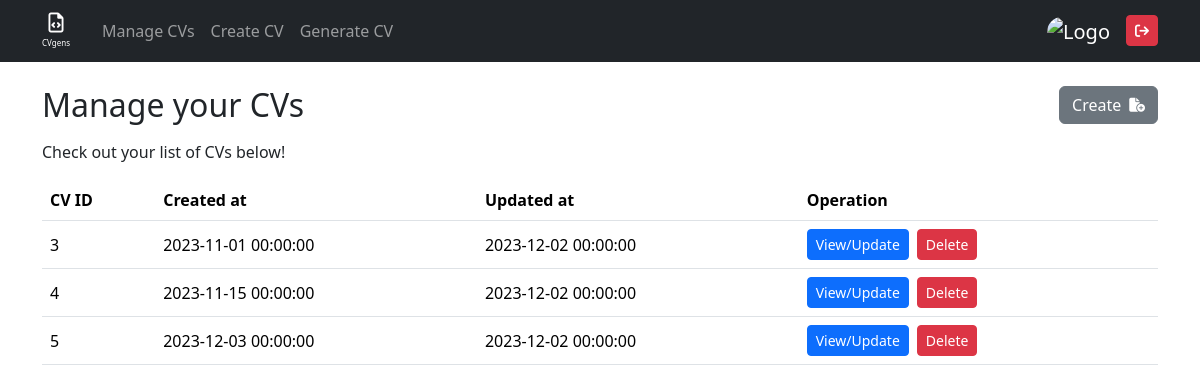
The app's page /index.php?page=manageCVs (signed in) with its own data.
### tables this page shows
CREATE TABLE `cv_management` (
  `cv_id` int(11) NOT NULL,
  `user_id` int(11) NOT NULL,
  `created_date` datetime NOT NULL,
  `updated_date` datetime NOT NULL
);

### pages/manage/manage.php (the view, shortened to what this page needs)
<?php
  if (!isset($_SESSION['user_id'])) {
    include "./pages/error/error401.php";
  } else {
?>
<main class="container my-4">
  <div class="row">
    <div class="col-md d-flex align-items-center">
      <h2 class="mb-0">Manage your CVs</h2>
    </div>
    <div class="col-md d-flex align-items-center justify-content-md-end justify-content-start my-md-0 my-3">
      <a href="./index.php?page=createCV">
        <button type="button" class="btn btn-secondary" id="add-CV">
          <div class="btn-additem d-flex gap-2 align-items-center">
            <p>Create</p>
            <i class="fa-solid fa-file-circle-plus" style="font-size: 14px !important;"></i>
          </div>
        </button>
      </a>
    </div>
  </div>
  <p class="my-3">Check out your list of CVs below!</p>
  <?php
  include_once './db/connect.php';
  $user_id = $_SESSION['user_id'];
  $stmt = $conn->prepare("SELECT * FROM cv_management WHERE user_id = ?");
  $stmt->bind_param("i", $user_id);
  $stmt->execute();
  $result = $stmt->get_result();
?>
  <table class="table table-hover table-responsive">
    <thead>
      <tr>
        <th>CV ID</th>
        <th>Created at</th>
        <th>Updated at</th>
        <th>Operation</th>
      </tr>
    </thead>
    <tbody>
      <?php
  if ($result->num_rows > 0) {
    while ($row = $result->fetch_assoc()) {
?>
      <tr>
        <td class="align-middle"><?php echo $row['cv_id']; ?></td>
        <td class="align-middle"><?php echo $row['created_date']; ?></td>
        <td class="align-middle"><?php echo $row['updated_date']; ?></td>
        <td>
          <div class="d-flex flex-column flex-md-row gap-2">
            <button onclick="window.location.href = 'index.php?page=reviewCV&id=<?php echo $row['cv_id']; ?>'"
              type=" button" class="btn btn-primary btn-sm">View/Update</button>
            <button type="button" class="btn btn-danger btn-sm"
              onclick="deleteCVHandler(<?php echo $user_id; ?>, <?php echo $row['cv_id']; ?>)">Delete</button>
          </div>
        </td>
      </tr>
      <?php
    }
    ?>
    </tbody>
  </table>
  <?php
  } else {
    echo "No rows found for user_id: $user_id";
  }
?>
</main>
<?php
  }
?>

### index.php (shortened to what this page needs)
<!DOCTYPE html>
<html lang="en">
<head>
  <link href="https://cdn.jsdelivr.net/npm/bootstrap@5.3.2/dist/css/bootstrap.min.css" rel="stylesheet" />
  <link rel="stylesheet" href="./styles/global.css" />
  <link rel="stylesheet" href="./style.css" />
</head>
<body>
  <nav class="navbar navbar-expand-sm navbar-dark bg-dark" style="z-index: 2000;">
    <div class="container">
      <a class="navbar-brand me-4" href="./index.php">
        <div class="d-flex flex-column gap-1 align-items-center">
          <i class="fa-regular fa-file-code"></i>
          <p style="font-size: 8px;">CVgens</p>
        </div>
      </a>
      <div class="collapse navbar-collapse" id="mynavbar">
        <ul class="navbar-nav me-auto">
          <li class="nav-item">
            <a class="nav-link" href="./index.php?page=manageCVs">Manage CVs</a>
          </li>
          <li class="nav-item">
            <a class="nav-link" href="./index.php?page=createCV">Create CV</a>
          </li>
          <li class="nav-item">
            <a class="nav-link" href="javascript:void(0)">Generate CV</a>
          </li>
        </ul>
        <?php
          if (isset($_SESSION['user_id'])) {
        ?>
        <div class="d-flex align-items-center gap-3 my-sm-0 mt-2 mb-1">
          <div class="navbar-brand m-0" href="#">
            <img src="./image/avatar.jpg" alt="Logo" style="width:40px;" class="rounded-pill">
          </div>
          <button class="btn btn-danger btn-sm" onclick="window.location.href='/pages/auth/signout.php'">
            <i class="fa-solid fa-arrow-right-from-bracket"></i>
          </button>
        </div>
        <?php
          }
          ?>
      </div>
    </div>
  </nav>
  <?php
    if (isset($_GET['page'])) {
      $page = $_GET['page'];
      if ($page == 'createCV') {
        $state = 0;
        include "./pages/cv/cv.php";
      } else if ($page == 'reviewCV') {
        if (isset($_GET['id'])) $id = $_GET['id'];
        $state = 1;
        include "./pages/cv/cv.php";
      } else if ($page == 'manageCVs') {
        include "./pages/manage/manage.php";
      } else if ($page == 'login') {
        ?>
  <script>
  window.location.href = '/pages/auth/signin.php';
  </script>
  <?php
      } else if ($page == 'register') {
        ?>
  <script>
  window.location.href = '/pages/auth/register.php';
  </script>
  <?php
      } else if ($page == 'home') {
        ?>
  <script>
  window.location.href = '/index.php';
  </script>
  <?php
      } else {
        include "./pages/error/error404.php";
      }
    }
  ?>
</body>
</html>

### styles/global.css (style rules this page uses)
html, body { width: 100%; height: 100%; }
a { text-decoration: none !important; }
p { margin: 0px }
.btn-additem i { font-size: 8px !important; }

### records on screen
cv_management: cv_id "3", created_date "2023-11-01 00:00:00", updated_date "2023-12-02 00:00:00"
cv_management: cv_id "4", created_date "2023-11-15 00:00:00", updated_date "2023-12-02 00:00:00"
cv_management: cv_id "5", created_date "2023-12-03 00:00:00", updated_date "2023-12-02 00:00:00"
